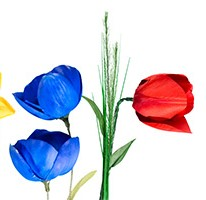
#> input picture opencv example/examples/Opencv2/r/r.jpg, 206 x 200 px
$ python features.py
#> lines starting #> are read from the running program, lines starting #| are printed output that depends on the picture; after the words box and inside, x2 and y2 are one past the last pixel; in counts of white or black regions, pixels touching at a corner belong together
import numpy as np
import cv2
from matplotlib import pyplot as plt


img=cv2.imread('r.jpg',0)
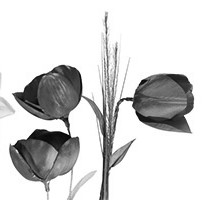
#> img: shape (200, 206); min 2, max 255, mean 212
cv2.imshow('img',img)

edges = cv2.Canny(img,100,200)
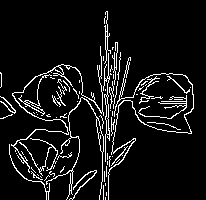
#> edges: shape (200, 206); 8.1% white in thin lines or dots, all inside (x1, y1, x2, y2) = (0, 11, 194, 200)
cv2.imshow('edges',edges)
cv2.imwrite('edges.jpg',edges)

plt.subplot(121),plt.imshow(img,cmap = 'gray')
plt.title('Original Image'), plt.xticks([]), plt.yticks([])
plt.subplot(122),plt.imshow(edges,cmap = 'gray')
plt.title('Edge Image'), plt.xticks([]), plt.yticks([])

plt.show()
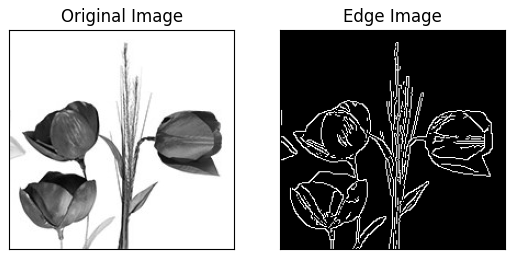
#> figure drawn by matplotlib, 2 panels


cv2.waitKey(0)
cv2.destroyAllWindows()
